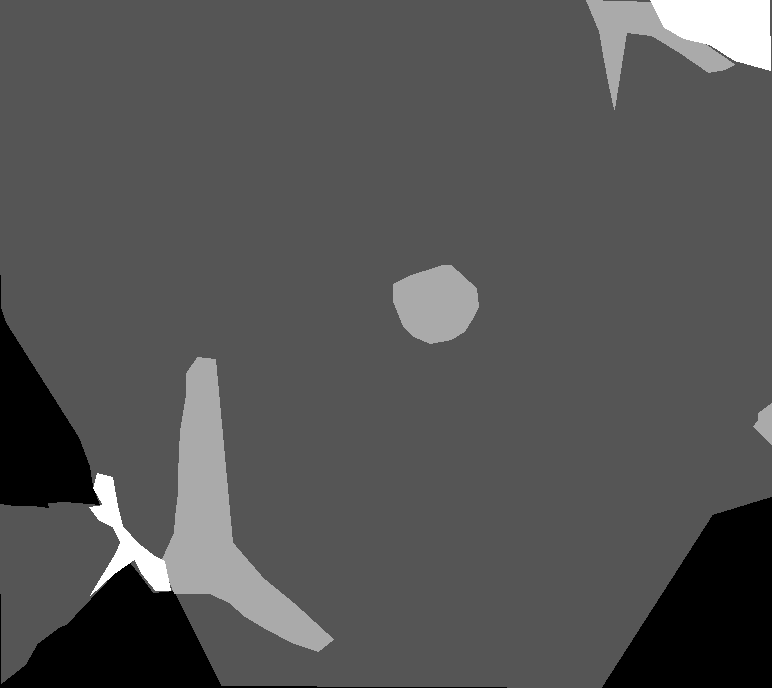
#> input picture MoS2_data/ann_dir/test/100.png, 772 x 688 px, found by its file name; its folder holds only this picture in this run
$ jupyter execute --allow-errors dataset.ipynb   (shell and % lines are left out)
#> lines starting #> are read from the running program, lines starting #| are printed output that depends on the picture
# MoS2数据集可视化

[cell 1]
import os
import numpy as np
import cv2
import matplotlib.pyplot as plt

[cell 2]
picture = r'D:\notebook\ann_dir\test'
png_files = os.listdir(picture)

[cell 3]
test0=0
test1=0
test2=0
test3=0

for img_file in png_files:
    img = os.path.join(picture,img_file)
    # 获取文件名（不包含扩展名）
    img = cv2.imread(img)
#> img is the input picture: shape (688, 772, 3); min 0, max 3, mean 0.992
    height, width = img.shape[:2]
#> height = 688; width = 772
    for i in range(0, height):
        for j in range(0,width):
            if np.array_equal(img[i,j], [0,0,0]):
                test0=test0+1
            if np.array_equal(img[i,j], [1,1,1]):
                test1=test1+1
            if np.array_equal(img[i,j], [2,2,2]):
                test2=test2+1
            if np.array_equal(img[i,j], [3,3,3]):
                test3=test3+1
#> after the loop, test0 = 47171; test1 = 449414; test2 = 25917; test3 = 8634

print(test0,test1,test2,test3)
#| 47171 449414 25917 8634

[cell 4]
picture = r'D:\notebook\ann_dir\train'
#> (the rest of this cell did not finish here and is left out)

[cell 5]
import cv2
import numpy as np
picture = r'D:\notebook\ann_dir\test'
png_files = os.listdir(picture)

test0 = test1 = test2 = test3 = 0
for img_file in png_files:
    img_path = os.path.join(picture, img_file)
    mask = cv2.imread(img_path)

    # 使用cv2.inRange()检查每个特定颜色的像素，然后计数
    test0 += cv2.countNonZero(cv2.inRange(mask, np.array([0,0,0]), np.array([0,0,0])))
    test1 += cv2.countNonZero(cv2.inRange(mask, np.array([1,1,1]), np.array([1,1,1])))
    test2 += cv2.countNonZero(cv2.inRange(mask, np.array([2,2,2]), np.array([2,2,2])))
    test3 += cv2.countNonZero(cv2.inRange(mask, np.array([3,3,3]), np.array([3,3,3])))

print(test0, test1, test2, test3)
#| 47171 449414 25917 8634
# 假设test0, test1, test2, test3已经根据上下文定义并计算了值

# 计算所有test变量的总和
total_test = test0 + test1 + test2 + test3
#> total_test = 531136

# 计算test0, test1, test2, test3占总test的比例
test0_ratio = test0 / total_test if total_test > 0 else 0
#> test0_ratio = 0.0888
test1_ratio = test1 / total_test if total_test > 0 else 0
#> test1_ratio = 0.846
test2_ratio = test2 / total_test if total_test > 0 else 0
#> test2_ratio = 0.0488
test3_ratio = test3 / total_test if total_test > 0 else 0
#> test3_ratio = 0.0163

print(f"test0占总test的比例: {test0_ratio*100:.2f}%")
#| test0占总test的比例: 8.88%
print(f"test1占总test的比例: {test1_ratio*100:.2f}%")
#| test1占总test的比例: 84.61%
print(f"test2占总test的比例: {test2_ratio*100:.2f}%")
#| test2占总test的比例: 4.88%
print(f"test3占总test的比例: {test3_ratio*100:.2f}%")
#| test3占总test的比例: 1.63%

[cell 6]
import cv2
import numpy as np
picture = r'D:\notebook\ann_dir\val'
#> (the rest of this cell did not finish here and is left out)

#> (a cell that did not finish here is left out)

[cell 8]
train_values = [0.56, 0.34, 0.04, 0.06, 0.45, 0.45, 0.06, 0.04, 0.59, 0.27, 0.05, 0.09]
train_labels = ['train0', 'train1', 'train2', 'train3','test0', 'test1', 'test2', 'test3','val0', 'val1', 'val2', 'val3']
colors = ['Black','cyan', 'blue', 'yellow'] * 3
# 设置每个条形图的位置，增加间隔以放大每四个值之间的空白
positions = np.array(range(len(train_values)))  # 基本位置
positions[4:] += 1  # 在第一个数据集和第二个数据集之间增加空间
positions[8:] += 1  # 在第二个数据集和第三个数据集之间增加空间
bar_width = 1
# 绘制条形图
plt.bar(positions,train_values,width=bar_width,  color=colors)

# [5 lines of commented-out code are left out]
plt.xticks([])
plt.ylim(0,0.6)
my_y_ticks = np.arange(0,0.7, 0.2)
plt.yticks(my_y_ticks,fontsize=16)
plt.tight_layout()  # 适应窗口大小
plt.savefig('datasetHist.tif', dpi=300, bbox_inches='tight')
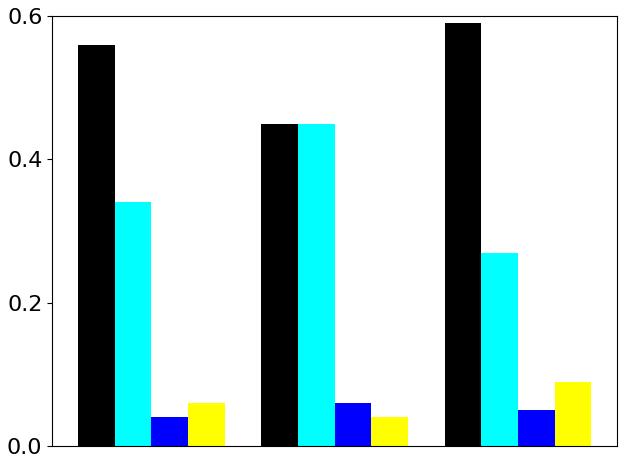
#> figure drawn by matplotlib, 1 panel
# 显示图表
plt.show()

[cell 9]
import matplotlib.pyplot as plt
import numpy as np

# 数据
train_values = [0.56, 0.34, 0.04, 0.06, 0.45, 0.45, 0.06, 0.04, 0.59, 0.27, 0.05, 0.09]
train_labels = ['train0', 'train1', 'train2', 'train3', 'test0', 'test1', 'test2', 'test3', 'val0', 'val1', 'val2', 'val3']

# 定义调色板
palette = [
    ['background', [127, 127, 127]],
    ['monolayer', [204, 255, 255]],
    ['bilayer', [51, 153,204]],
    ['multilayer', [102, 102, 51]]
]

# 将调色板转换为颜色列表
colors = [tuple([v / 255.0 for v in color[1]]) for color in palette] * 3

# 设置每个条形图的位置，增加间隔以放大每四个值之间的空白
positions = np.array(range(len(train_values)))  # 基本位置
positions[4:] += 1  # 在第一个数据集和第二个数据集之间增加空间
positions[8:] += 1  # 在第二个数据集和第三个数据集之间增加空间

bar_width = 1

# 绘制条形图
plt.bar(positions, train_values, width=bar_width, color=colors)

# 设置图表元素
plt.xticks([])
plt.ylim(0, 0.6)
my_y_ticks = np.arange(0, 0.7, 0.2)
plt.yticks(my_y_ticks, fontsize=16)
plt.tight_layout()  # 适应窗口大小
plt.savefig('datasetHist.tif', dpi=300, bbox_inches='tight')
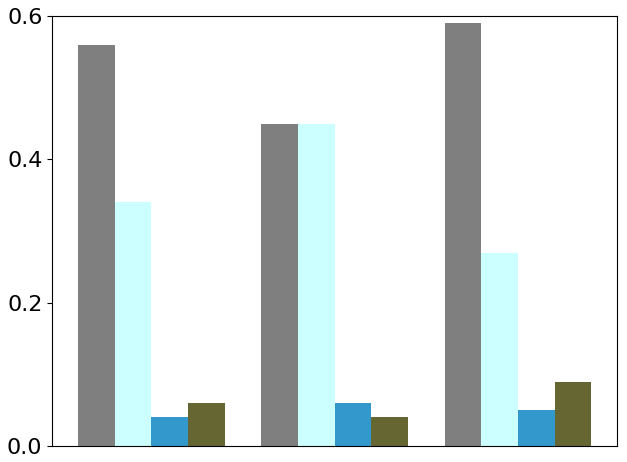
#> figure drawn by matplotlib, 1 panel

# 显示图表
plt.show()

[cell 10]
import matplotlib.pyplot as plt
import numpy as np
from matplotlib.ticker import PercentFormatter

# 数据
train_values = [0.56, 0.34, 0.04, 0.06, 0.45, 0.45, 0.06, 0.04, 0.59, 0.27, 0.05, 0.09]
train_labels = ['train0', 'train1', 'train2', 'train3', 'test0', 'test1', 'test2', 'test3', 'val0', 'val1', 'val2', 'val3']

# 定义调色板
palette = [
    ['background', [127, 127, 127]],
    ['monolayer', [204, 255, 255]],
    ['bilayer', [51, 153, 204]],
    ['multilayer', [102, 102, 51]]
]

# 将调色板转换为颜色列表
colors = [tuple([v / 255.0 for v in color[1]]) for color in palette] * 3

# 设置每个条形图的位置，增加间隔以放大每四个值之间的空白
positions = np.array(range(len(train_values)))  # 基本位置
positions[4:] += 1  # 在第一个数据集和第二个数据集之间增加空间
positions[8:] += 1  # 在第二个数据集和第三个数据集之间增加空间

bar_width = 1

# 绘制条形图
plt.bar(positions, train_values, width=bar_width, color=colors)

# 设置图表元素
plt.xticks([])
plt.ylim(0, 0.7)

# 设置y轴为百分比格式
plt.gca().yaxis.set_major_formatter(PercentFormatter(1))

my_y_ticks = np.arange(0, 0.7, 0.1)
plt.yticks(my_y_ticks, fontsize=16)
plt.tight_layout()  # 适应窗口大小
plt.savefig('datasetHist.tif', dpi=300, bbox_inches='tight')
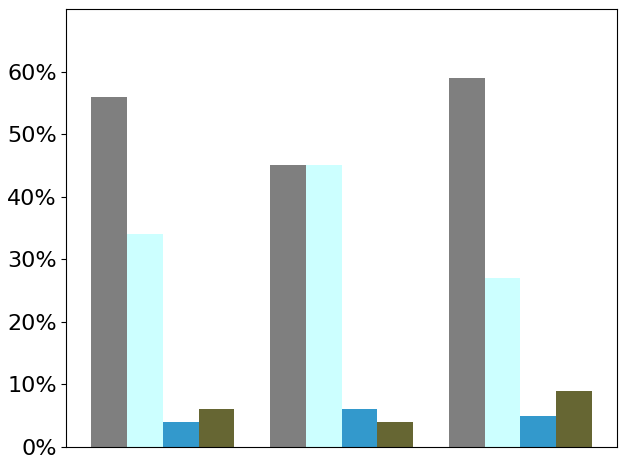
#> figure drawn by matplotlib, 1 panel

# 显示图表
plt.show()

[cell 11]
import matplotlib.pyplot as plt
import numpy as np
from matplotlib.ticker import FuncFormatter

# 数据
train_values = [0.56, 0.34, 0.04, 0.06, 0.45, 0.45, 0.06, 0.04, 0.59, 0.27, 0.05, 0.09]
train_labels = ['train0', 'train1', 'train2', 'train3', 'test0', 'test1', 'test2', 'test3', 'val0', 'val1', 'val2', 'val3']

# 定义调色板
palette = [
    ['background', [127, 127, 127]],
    ['monolayer', [204, 255, 255]],
    ['bilayer', [51, 153, 204]],
    ['multilayer', [102, 102, 51]]
]

# 将调色板转换为颜色列表
colors = [tuple([v / 255.0 for v in color[1]]) for color in palette] * 3

# 设置每个条形图的位置，增加间隔以放大每四个值之间的空白
positions = np.array(range(len(train_values)))  # 基本位置
positions[4:] += 1  # 在第一个数据集和第二个数据集之间增加空间
positions[8:] += 1  # 在第二个数据集和第三个数据集之间增加空间

bar_width = 1

# 绘制条形图
bars = plt.bar(positions, train_values, width=bar_width, color=colors)

# 设置图表元素
plt.xticks([])
plt.ylim(0, 0.65)

# 自定义y轴格式化函数，显示为百分比
def to_percent(y, position):
    return str(int(100 * y))

formatter = FuncFormatter(to_percent)
plt.gca().yaxis.set_major_formatter(formatter)

my_y_ticks = np.arange(0, 0.7, 0.1)
plt.yticks(my_y_ticks, fontsize=10)

# 在每个条形上方显示百分比值
for bar in bars:
    yval = bar.get_height()
    plt.text(bar.get_x() + bar.get_width()/2, yval, f'{100 * yval:.0f}%', ha='center', va='bottom', fontsize=10)

plt.tight_layout()  # 适应窗口大小
plt.savefig('datasetHist.tif', dpi=300, bbox_inches='tight')
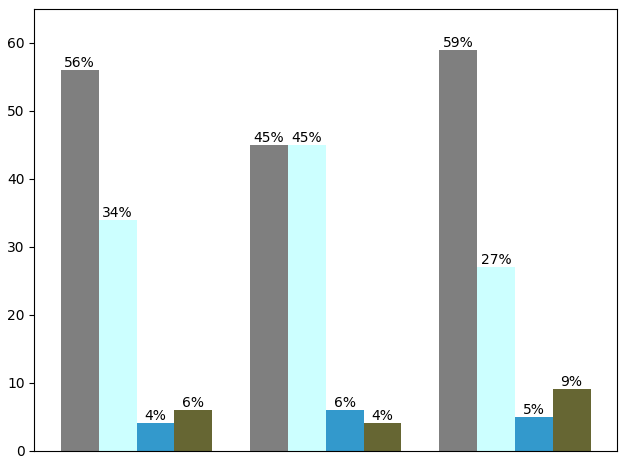
#> figure drawn by matplotlib, 1 panel

# 显示图表
plt.show()
